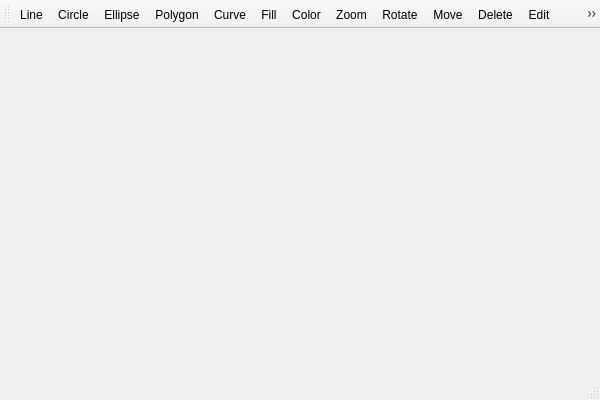
<?xml version="1.0" encoding="UTF-8"?>
<ui version="4.0">
 <class>window</class>
 <widget class="QMainWindow" name="window">
  <property name="geometry">
   <rect>
    <x>0</x>
    <y>0</y>
    <width>600</width>
    <height>400</height>
   </rect>
  </property>
  <property name="windowTitle">
   <string>window</string>
  </property>
  <widget class="QWidget" name="centralWidget"/>
  <widget class="QMenuBar" name="menuBar">
   <property name="geometry">
    <rect>
     <x>0</x>
     <y>0</y>
     <width>600</width>
     <height>23</height>
    </rect>
   </property>
  </widget>
  <widget class="QToolBar" name="mainToolBar">
   <attribute name="toolBarArea">
    <enum>TopToolBarArea</enum>
   </attribute>
   <attribute name="toolBarBreak">
    <bool>false</bool>
   </attribute>
   <addaction name="actionLine"/>
   <addaction name="actionCircle"/>
   <addaction name="actionEllipse"/>
   <addaction name="actionPolygon"/>
   <addaction name="actionCurve"/>
   <addaction name="actionFill"/>
   <addaction name="actionColor"/>
   <addaction name="actionZoom"/>
   <addaction name="actionRotate"/>
   <addaction name="actionMove"/>
   <addaction name="actionDelete"/>
   <addaction name="actionEdit"/>
   <addaction name="actionCut"/>
   <addaction name="actionSave"/>
   <addaction name="action3d"/>
  </widget>
  <widget class="QStatusBar" name="statusBar"/>
  <action name="actionLine">
   <property name="icon">
    <iconset resource="images.qrc">
     <normaloff>:/images/images/line.png</normaloff>
     <normalon>drawLine.png</normalon>:/images/images/line.png</iconset>
   </property>
   <property name="text">
    <string>Line</string>
   </property>
  </action>
  <action name="actionCircle">
   <property name="icon">
    <iconset resource="images.qrc">
     <normaloff>:/images/images/circle.png</normaloff>:/images/images/circle.png</iconset>
   </property>
   <property name="text">
    <string>Circle</string>
   </property>
  </action>
  <action name="actionEllipse">
   <property name="icon">
    <iconset resource="images.qrc">
     <normaloff>:/images/images/ellipse.png</normaloff>:/images/images/ellipse.png</iconset>
   </property>
   <property name="text">
    <string>Ellipse</string>
   </property>
  </action>
  <action name="actionPolygon">
   <property name="icon">
    <iconset resource="images.qrc">
     <normaloff>:/images/images/polygon.png</normaloff>:/images/images/polygon.png</iconset>
   </property>
   <property name="text">
    <string>Polygon</string>
   </property>
  </action>
  <action name="actionZoom">
   <property name="icon">
    <iconset resource="images.qrc">
     <normaloff>:/images/images/zoom.png</normaloff>:/images/images/zoom.png</iconset>
   </property>
   <property name="text">
    <string>Zoom</string>
   </property>
  </action>
  <action name="actionRotate">
   <property name="icon">
    <iconset resource="images.qrc">
     <normaloff>:/images/images/rotate.png</normaloff>:/images/images/rotate.png</iconset>
   </property>
   <property name="text">
    <string>Rotate</string>
   </property>
  </action>
  <action name="actionDelete">
   <property name="icon">
    <iconset resource="images.qrc">
     <normaloff>:/images/images/delete.png</normaloff>:/images/images/delete.png</iconset>
   </property>
   <property name="text">
    <string>Delete</string>
   </property>
   <property name="toolTip">
    <string>Delete</string>
   </property>
  </action>
  <action name="actionFill">
   <property name="icon">
    <iconset resource="images.qrc">
     <normaloff>:/images/images/fill.png</normaloff>:/images/images/fill.png</iconset>
   </property>
   <property name="text">
    <string>Fill</string>
   </property>
  </action>
  <action name="actionMove">
   <property name="icon">
    <iconset resource="images.qrc">
     <normaloff>:/images/images/move.png</normaloff>:/images/images/move.png</iconset>
   </property>
   <property name="text">
    <string>Move</string>
   </property>
   <property name="toolTip">
    <string>Move</string>
   </property>
  </action>
  <action name="actionEdit">
   <property name="icon">
    <iconset resource="images.qrc">
     <normaloff>:/images/images/edit.png</normaloff>:/images/images/edit.png</iconset>
   </property>
   <property name="text">
    <string>Edit</string>
   </property>
   <property name="toolTip">
    <string>Edit</string>
   </property>
  </action>
  <action name="actionCut">
   <property name="icon">
    <iconset resource="images.qrc">
     <normaloff>:/images/images/cut.png</normaloff>:/images/images/cut.png</iconset>
   </property>
   <property name="text">
    <string>Cut</string>
   </property>
   <property name="toolTip">
    <string>Cut</string>
   </property>
  </action>
  <action name="actionCurve">
   <property name="icon">
    <iconset resource="images.qrc">
     <normaloff>:/images/images/curve.png</normaloff>:/images/images/curve.png</iconset>
   </property>
   <property name="text">
    <string>Curve</string>
   </property>
  </action>
  <action name="actionSave">
   <property name="icon">
    <iconset resource="images.qrc">
     <normaloff>:/images/images/save.png</normaloff>:/images/images/save.png</iconset>
   </property>
   <property name="text">
    <string>Save</string>
   </property>
   <property name="toolTip">
    <string>Save</string>
   </property>
  </action>
  <action name="action3d">
   <property name="icon">
    <iconset resource="images.qrc">
     <normaloff>:/images/images/3d.png</normaloff>:/images/images/3d.png</iconset>
   </property>
   <property name="text">
    <string>3d</string>
   </property>
   <property name="toolTip">
    <string>3d</string>
   </property>
  </action>
  <action name="actionColor">
   <property name="icon">
    <iconset resource="images.qrc">
     <normaloff>:/images/images/color.png</normaloff>:/images/images/color.png</iconset>
   </property>
   <property name="text">
    <string>Color</string>
   </property>
   <property name="toolTip">
    <string>Color</string>
   </property>
  </action>
 </widget>
 <layoutdefault spacing="6" margin="11"/>
 <resources>
  <include location="images.qrc"/>
 </resources>
 <connections/>
</ui>
